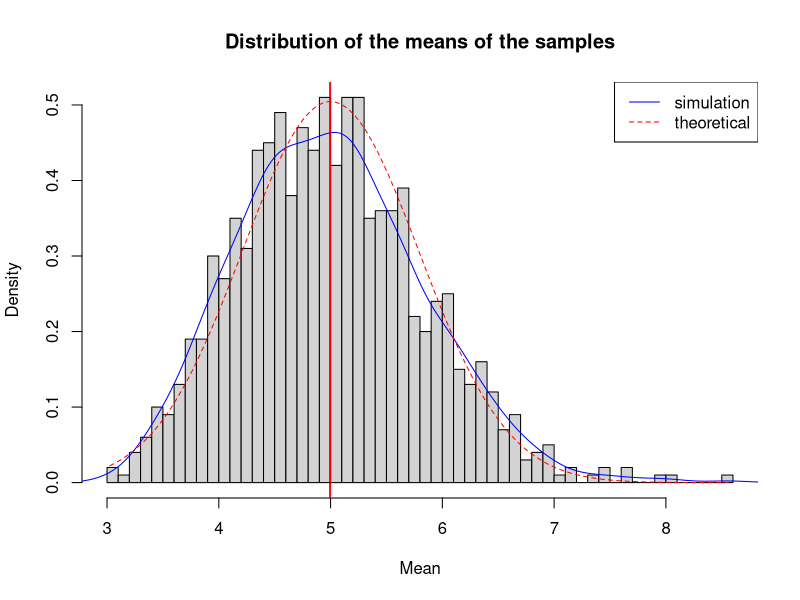

Reproduce this figure in R.
## ---- chunk 1
knitr::opts_chunk$set(echo = TRUE)
## ---- chunk 2
set.seed(9)
lambda <- 0.2
sample_count <- 40
simulation_count <- 1000
## ---- chunk 3
simulations <- matrix(
    rexp(simulation_count * sample_count, rate = lambda),
    simulation_count,
    sample_count)
simulations_means <- apply(simulations, 1, mean)
simulations_mean <- mean(simulations_means)
## ---- chunk 4
# histogram of the means
hist(simulations_means, breaks = 50, prob = TRUE,
     main = 'Distribution of the means of the samples',
     xlab = 'Mean')
# density of the simulations means
lines(density(simulations_means), col = 'blue')
# center of the simulated distribution
abline(v = simulations_mean, col = 'blue')
# center of theoretical distribution
abline(v = 1 / lambda, col = 'red')
# theoretical density of the means of samples
x <- seq(min(simulations_means), max(simulations_means), length = 100)
y <- dnorm(x, mean = 1 / lambda, sd = (1 / (lambda * sqrt(sample_count))))
lines(x, y, pch = 22, col = 'red', lty = 2)
legend('topright', c("simulation", "theoretical"), lty = c(1, 2), col = c('blue', 'red'))
